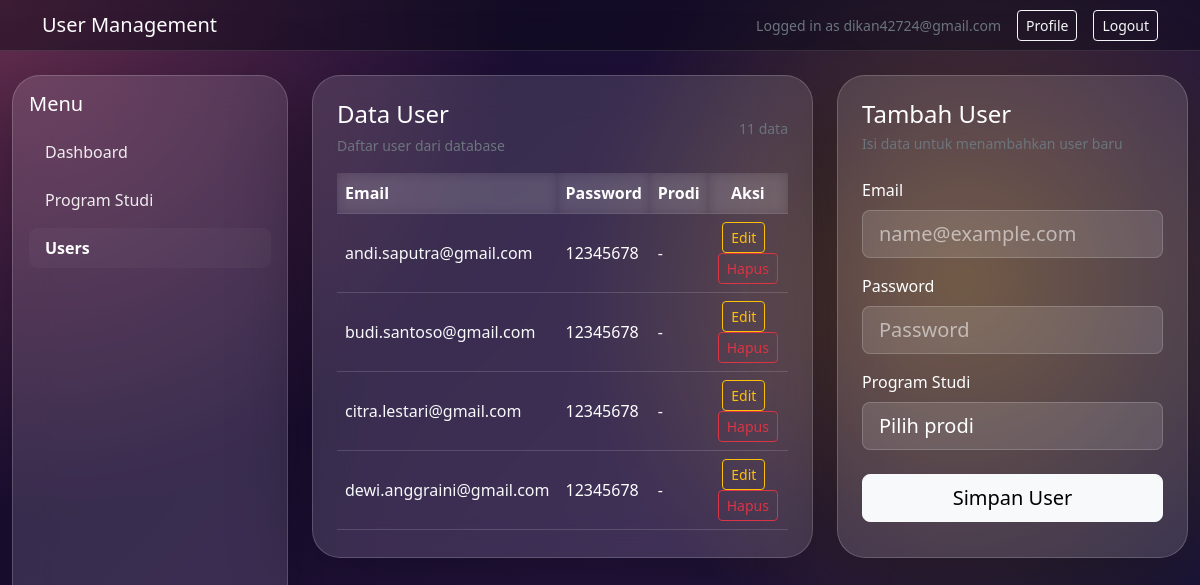
Page /user.php (signed in) on the earlier database version.
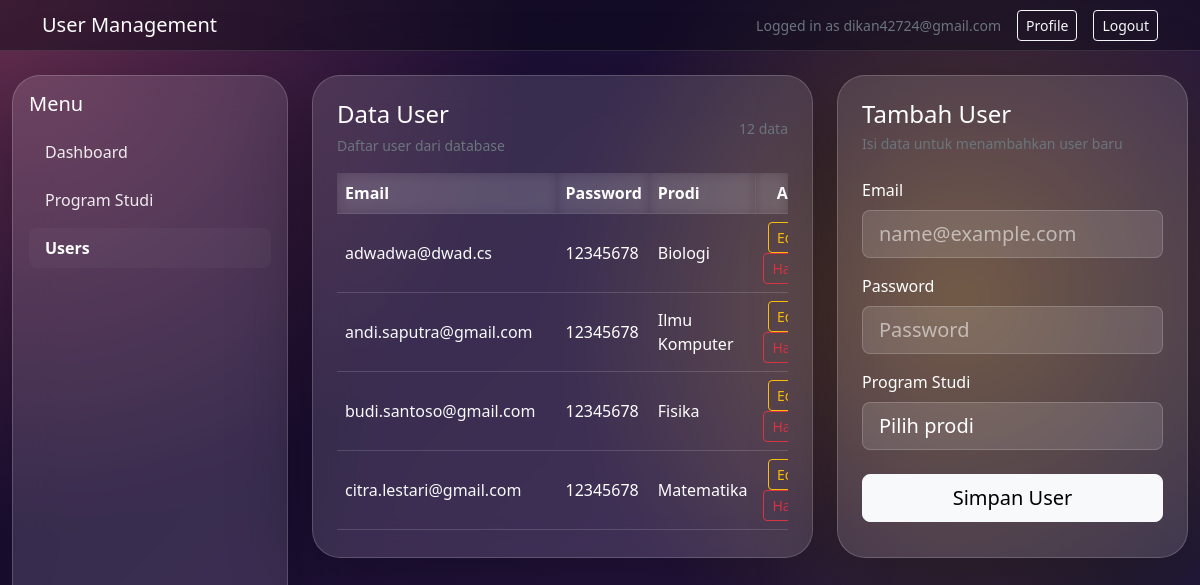
Same page on the later database version.
### tables this page shows
CREATE TABLE `user_tbl` (
  `user_id` int(11) NOT NULL,
  `email` varchar(255) NOT NULL,
  `password` varchar(255) NOT NULL,
  `prodi_id` int(11) NOT NULL
);

CREATE TABLE `prodi_tbl` (
  `prodi_id` int(11) NOT NULL,
  `nama_prodi` varchar(255) NOT NULL
);

### user.php (the view, shortened to what the changed rows need)
<?php
$dbHost = 'localhost';
$dbUser = 'root';
$dbPassword = '';
$dbName = 'pemweb_db';
$error = '';
$conn = new mysqli($dbHost, $dbUser, $dbPassword, $dbName);
$users = [];
if ($error === '') {
	$userResult = $conn->query('SELECT u.user_id, u.email, u.password, p.nama_prodi FROM user_tbl u LEFT JOIN prodi_tbl p ON p.prodi_id = u.prodi_id ORDER BY u.email ASC');
	if ($userResult) {
		while ($row = $userResult->fetch_assoc()) {
			$users[] = $row;
		}
	}
}
?>
<!doctype html>
<html lang="en">
<head>
	<link rel="stylesheet" href="css/bootstrap.min.css">
</head>
<body>
	<main class="container-fluid py-4">
		<div class="row g-4">
			<section class="col-12 col-md-9">
				<div class="row g-4">
					<div class="col-12 col-lg-7">
						<div class="card hero-glass p-4 h-100">
					<div class="d-flex justify-content-between align-items-center mb-3">
						<div>
							<h4 class="mb-1">Data User</h4>
							<small class="text-secondary">Daftar user dari database</small>
						</div>
						<div class="text-secondary small"><?php echo count($users); ?> data</div>
					</div>
						<div class="table-responsive">
						<table class="table table-glass align-middle mb-0">
							<thead>
								<tr>
									<th>Email</th>
									<th>Password</th>
									<th>Prodi</th>
									<th class="text-center">Aksi</th>
								</tr>
							</thead>
							<tbody>
								<?php if (count($users) > 0): ?>
									<?php foreach ($users as $user): ?>
										<tr>
											<td>
												<a href="user.php?edit=<?php echo htmlspecialchars($user['user_id'], ENT_QUOTES, 'UTF-8'); ?>" class="text-light text-decoration-none user-email-link" style="cursor: pointer;">
													<?php echo htmlspecialchars($user['email'] ?? '', ENT_QUOTES, 'UTF-8'); ?>
												</a>
											</td>
											<td><?php echo htmlspecialchars($user['password'] ?? '', ENT_QUOTES, 'UTF-8'); ?></td>
											<td><?php echo htmlspecialchars($user['nama_prodi'] ?? '-', ENT_QUOTES, 'UTF-8'); ?></td>
											<td class="text-center">
												<a href="user.php?edit=<?php echo htmlspecialchars($user['user_id'], ENT_QUOTES, 'UTF-8'); ?>" class="btn btn-sm btn-outline-warning me-2">Edit</a>
												<a href="user.php?delete=<?php echo htmlspecialchars($user['user_id'], ENT_QUOTES, 'UTF-8'); ?>" class="btn btn-sm btn-outline-danger" onclick="return confirm('Apakah Anda yakin ingin menghapus user ini?');">Hapus</a>
											</td>
										</tr>
									<?php endforeach; ?>
								<?php else: ?>
									<tr>
										<td colspan="4" class="text-center text-secondary py-4">Belum ada data user.</td>
									</tr>
								<?php endif; ?>
							</tbody>
						</table>
					</div>
						</div>
					</div>
				</div>
			</section>
		</div>
	</main>
</body>
</html>

Differences in the rows shown:
no longer on this page (row unchanged): user_tbl: email "dewi.anggraini@gmail.com", password "12345678", nama_prodi "-"
added user_tbl: email "adwadwa@dwad.cs", password "12345678", prodi.nama_prodi "Biologi"
computed for user_tbl "andi.saputra@gmail.com": prodi.nama_prodi "-" → "Ilmu Komputer"
computed for user_tbl "budi.santoso@gmail.com": prodi.nama_prodi "-" → "Fisika"
computed for user_tbl "citra.lestari@gmail.com": prodi.nama_prodi "-" → "Matematika"
Other differences:
count($users): "11" → "12"
